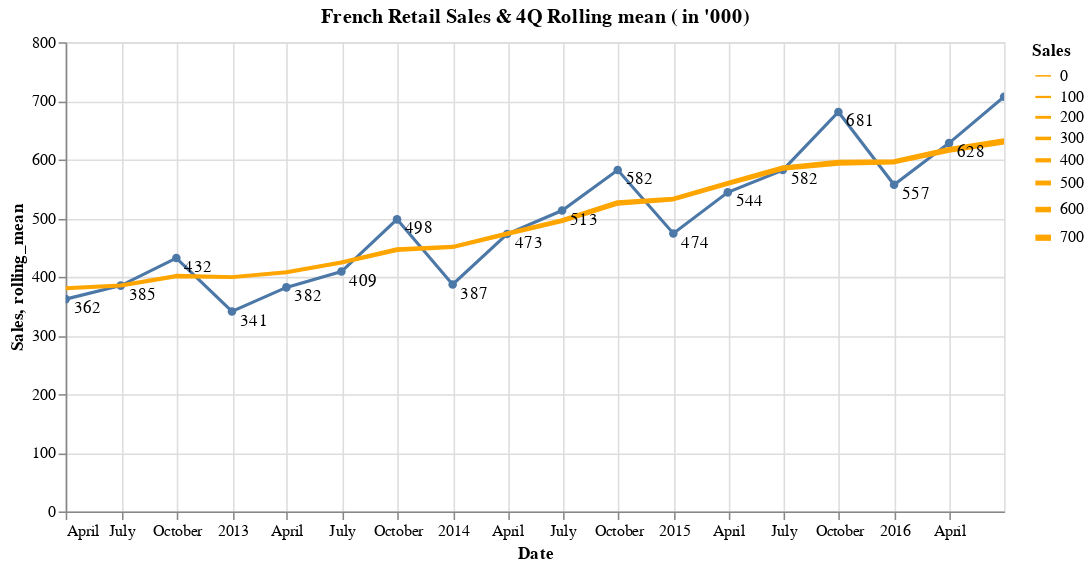

Notebook source saved alongside this figure:
### Code cell
#collapse-hide
#Create line chart for Training data. index is reset to use Date column
train_chart=alt.Chart(train.reset_index()).mark_line(point=True).encode(
    x='Date', 
    y='Sales', 
    tooltip=['Date', 'Sales'])

#Create Rolling mean. This centered rolling mean 
rolling_mean = alt.Chart(train.reset_index()).mark_trail(
    color='orange',
    size=1
).transform_window(
    rolling_mean='mean(Sales)',
    frame=[-4,4]
).encode(
    x='Date:T',
    y='rolling_mean:Q',
    size='Sales'
)

#Add data labels
text = train_chart.mark_text(
    align='left',
    baseline='top',
    dx=5  # Moves text to right so it doesn't appear on top of the bar
).encode(
    text='Sales:Q'
)

#Add zoom-in/out
scales = alt.selection_interval(bind='scales')

#Combine everything
(train_chart + rolling_mean +text).properties(
    width=600, 
    title="French Retail Sales & 4Q Rolling mean ( in '000)").add_selection(
    scales
)

### Figure 1 — Vega-Lite specification as saved in the notebook (floating-point values rounded to 4 significant figures)
{"config": {"view": {"continuousWidth": 400, "continuousHeight": 300}}, "layer": [{"data": {"name": "data-74dd0b556d75380e7718fb4a77af8d68"}, "mark": {"type": "line", "point": true}, "encoding": {"tooltip": [{"type": "temporal", "field": "Date"}, {"type": "quantitative", "field": "Sales"}], "x": {"type": "temporal", "field": "Date"}, "y": {"type": "quantitative", "field": "Sales"}}, "selection": {"selector001": {"type": "interval", "bind": "scales"}}}, {"data": {"name": "data-74dd0b556d75380e7718fb4a77af8d68"}, "mark": {"type": "trail", "color": "orange", "size": 1}, "encoding": {"size": {"type": "quantitative", "field": "Sales"}, "x": {"type": "temporal", "field": "Date"}, "y": {"type": "quantitative", "field": "rolling_mean"}}, "transform": [{"window": [{"op": "mean", "field": "Sales", "as": "rolling_mean"}], "frame": [-4, 4]}]}, {"data": {"name": "data-74dd0b556d75380e7718fb4a77af8d68"}, "mark": {"type": "text", "align": "left", "baseline": "top", "dx": 5}, "encoding": {"text": {"type": "quantitative", "field": "Sales"}, "tooltip": [{"type": "temporal", "field": "Date"}, {"type": "quantitative", "field": "Sales"}], "x": {"type": "temporal", "field": "Date"}, "y": {"type": "quantitative", "field": "Sales"}}}], "title": "French Retail Sales & 4Q Rolling mean ( in '000)", "width": 600, "$schema": "https://vega.github.io/schema/vega-lite/v4.8.1.json", "datasets": {"data-74dd0b556d75380e7718fb4a77af8d68": [{"Date": "2012-03-31T00:00:00", "Sales": 362.0}, {"Date": "2012-06-30T00:00:00", "Sales": 385.0}, {"Date": "2012-09-30T00:00:00", "Sales": 432.0}, {"Date": "2012-12-31T00:00:00", "Sales": 341.0}, {"Date": "2013-03-31T00:00:00", "Sales": 382.0}, {"Date": "2013-06-30T00:00:00", "Sales": 409.0}, {"Date": "2013-09-30T00:00:00", "Sales": 498.0}, {"Date": "2013-12-31T00:00:00", "Sales": 387.0}, {"Date": "2014-03-31T00:00:00", "Sales": 473.0}, {"Date": "2014-06-30T00:00:00", "Sales": 513.0}, {"Date": "2014-09-30T00:00:00", "Sales": 582.0}, {"Date": "2014-12-31T00:00:00", "Sales": 474.0}, {"Date": "2015-03-31T00:00:00", "Sales": 544.0}, {"Date": "2015-06-30T00:00:00", "Sales": 582.0}, {"Date": "2015-09-30T00:00:00", "Sales": 681.0}, {"Date": "2015-12-31T00:00:00", "Sales": 557.0}, {"Date": "2016-03-31T00:00:00", "Sales": 628.0}, {"Date": "2016-06-30T00:00:00", "Sales": 707.0}]}}
